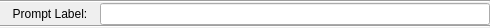
<?xml version="1.0" encoding="UTF-8"?>
<ui version="4.0">
 <class>wg_promptLine</class>
 <widget class="QWidget" name="wg_promptLine">
  <property name="geometry">
   <rect>
    <x>0</x>
    <y>0</y>
    <width>490</width>
    <height>28</height>
   </rect>
  </property>
  <property name="windowTitle">
   <string>Prompt Line</string>
  </property>
  <layout class="QGridLayout" name="gridLayout">
   <property name="margin">
    <number>0</number>
   </property>
   <property name="spacing">
    <number>0</number>
   </property>
   <item row="0" column="0">
    <widget class="Line" name="line">
     <property name="orientation">
      <enum>Qt::Horizontal</enum>
     </property>
    </widget>
   </item>
   <item row="1" column="0">
    <layout class="QHBoxLayout" name="hl_prompt">
     <item>
      <widget class="QLabel" name="l_prompt">
       <property name="sizePolicy">
        <sizepolicy hsizetype="Preferred" vsizetype="Preferred">
         <horstretch>0</horstretch>
         <verstretch>0</verstretch>
        </sizepolicy>
       </property>
       <property name="minimumSize">
        <size>
         <width>100</width>
         <height>0</height>
        </size>
       </property>
       <property name="maximumSize">
        <size>
         <width>16777215</width>
         <height>16777215</height>
        </size>
       </property>
       <property name="text">
        <string>Prompt Label:</string>
       </property>
       <property name="alignment">
        <set>Qt::AlignCenter</set>
       </property>
      </widget>
     </item>
     <item>
      <widget class="QLineEdit" name="le_prompt">
       <property name="mouseTracking">
        <bool>false</bool>
       </property>
       <property name="focusPolicy">
        <enum>Qt::StrongFocus</enum>
       </property>
       <property name="frame">
        <bool>true</bool>
       </property>
       <property name="echoMode">
        <enum>QLineEdit::Normal</enum>
       </property>
      </widget>
     </item>
    </layout>
   </item>
   <item row="2" column="0">
    <widget class="Line" name="line_2">
     <property name="orientation">
      <enum>Qt::Horizontal</enum>
     </property>
    </widget>
   </item>
  </layout>
 </widget>
 <resources/>
 <connections/>
</ui>
